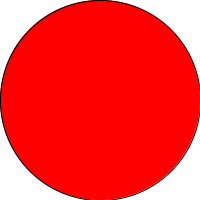
Frame 1 (no input)
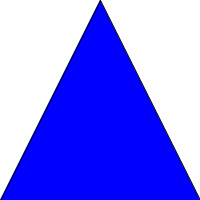
Frame 60 (the mouse pressed at the canvas centre just before this capture)
Frame 120 (the mouse held since frame 60 and released just before this capture): identical to frame 60, image omitted

The Processing sketch that drew these frames (run headless with seeded random() and noise(); from frame 60 on, the mouse is pressed at the canvas centre):

// Processing sketch: processing_150428
// ── processing_150428.pde

boolean pressed = true;
int i = 0;
void setup()
{
size(200, 200);
frameRate(50);
}

void draw ()
{ 
if (pressed)
{
if (i==0) 
{
background(255);
fill(255, 0, 0);
ellipse(width/2, height/2, width, height);
}
if (i==1)
{
background(255);
rectMode(CENTER);
fill(0, 255, 0);
rect(width/2, height/2, width-10, height-10);
}
if (i==2)
{
background(255);
fill(0, 0, 255);
triangle(width/2, 0, 0, height, width, height);
}
}
i++;
if (i==3)
i=0;
}

void mousePressed()
{
if (pressed)
{
pressed=false;
if (i>0)
i -=1;
else
i=2;
} 
else
pressed=true;
}
